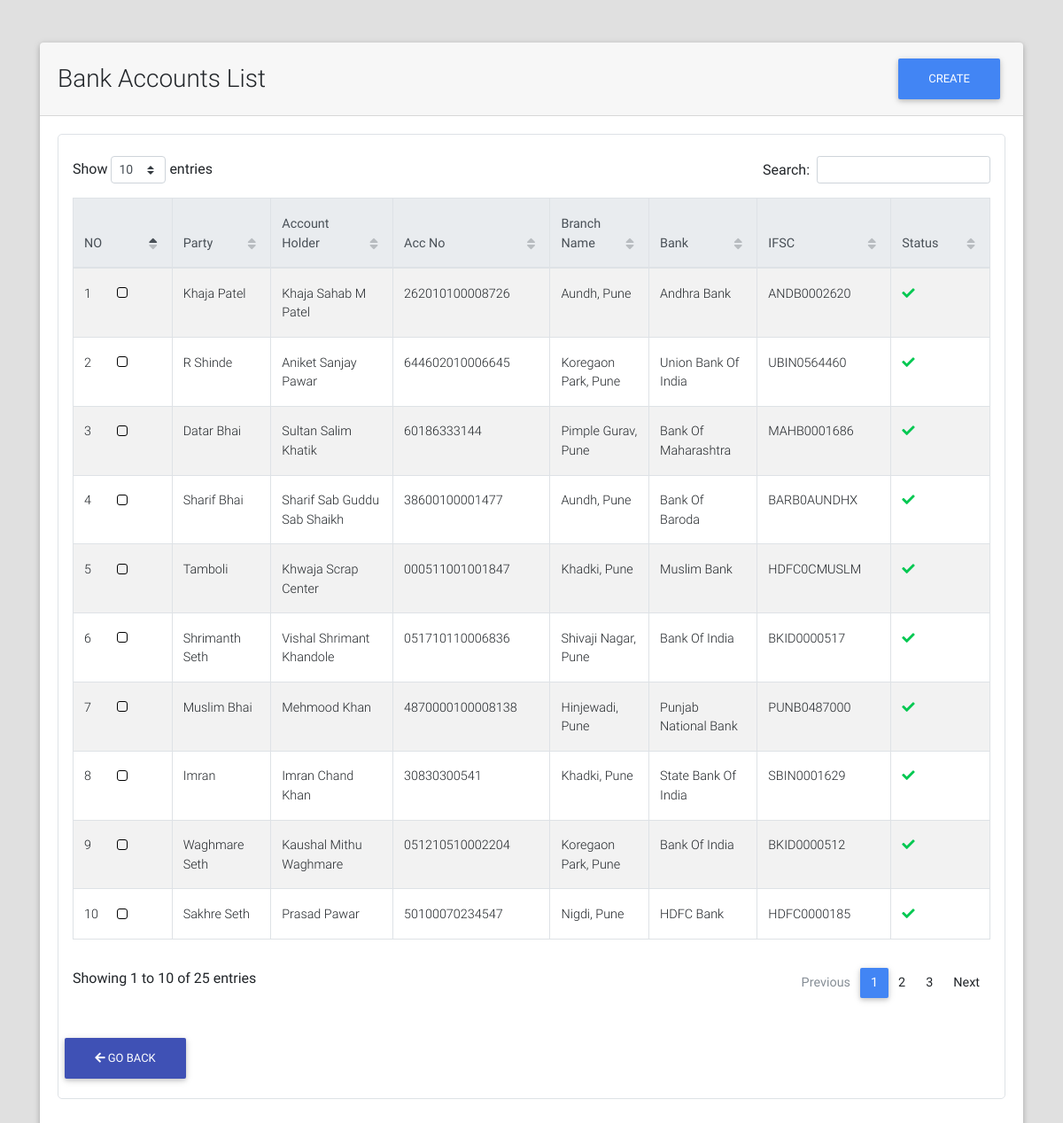
The page /bank_accounts/list/ on the database as committed earlier.
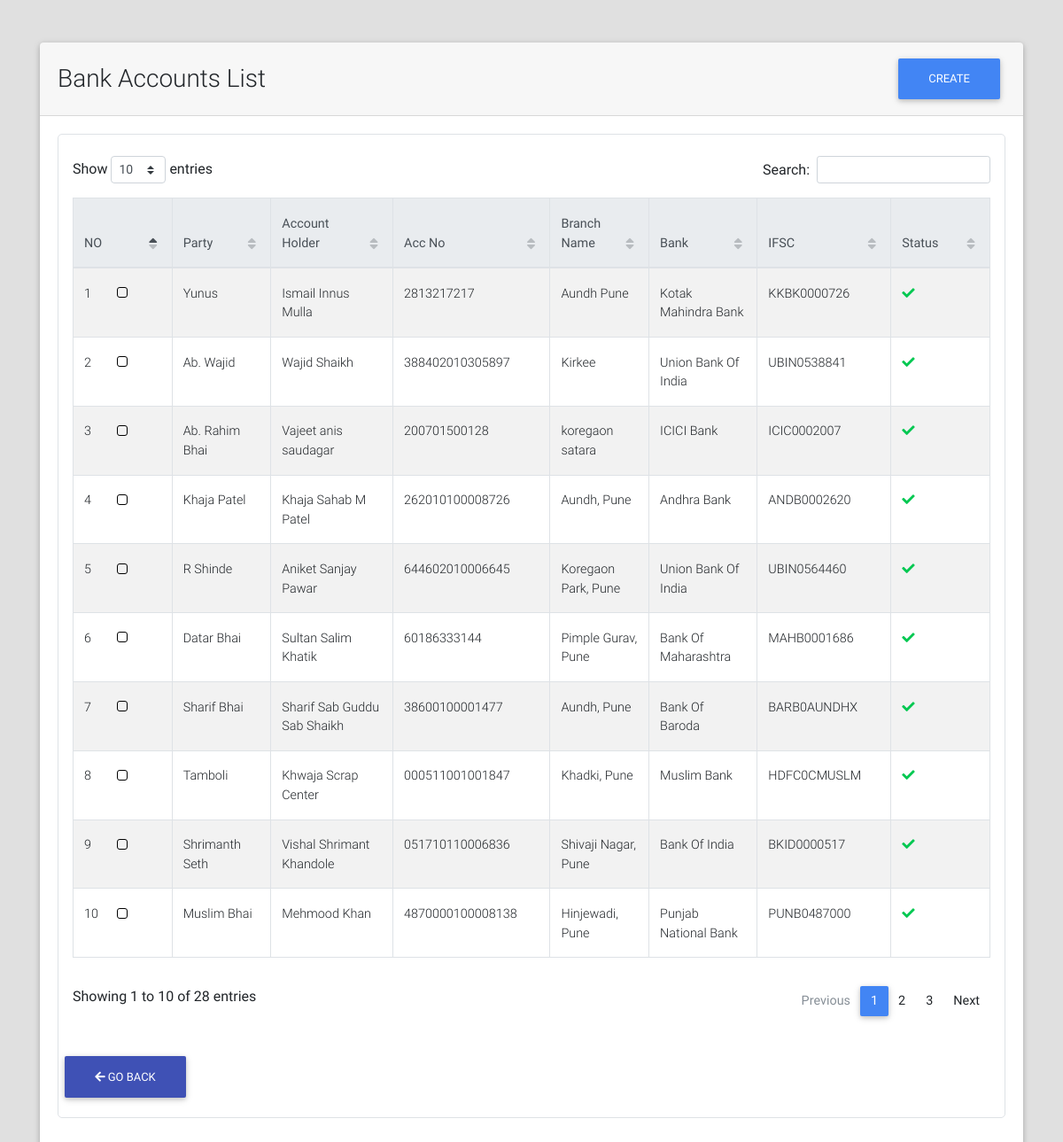
The same page on the database as committed later.
### bank_accounts/models.py (models this page shows, shortened)
class BankAccount(models.Model):
    party = models.ForeignKey("parties.Party", on_delete=models.CASCADE)
    amount_limit = models.DecimalField(max_digits=9, decimal_places=2, default=Decimal(1000000), editable=False)
    account_holder = models.CharField(max_length=128)
    acc_no = models.CharField(max_length=32)
    ifsc_code = models.CharField(max_length=11, validators=[MinLengthValidator(limit_value=11)])
    bank_name = models.CharField(max_length=64)
    branch_name = models.CharField(max_length=64, blank=True)
    is_active = models.BooleanField(default=True)

### parties/models.py (models this page shows, shortened)
class Party(models.Model):
    RATE_TYPE_CHOICES = (("GR", "Group Rate"), ("IR", "Individual Rate"))
    rate_type = models.CharField(max_length=2, choices=RATE_TYPE_CHOICES)
    rate_group = models.ForeignKey("rates.RateGroup", on_delete=models.PROTECT, blank=True, null=True)
    name = models.CharField(max_length=128)
    party_code = models.CharField(max_length=32, blank=True)
    address = models.TextField(blank=True)
    phone = models.CharField(max_length=13)
    whatsapp = models.CharField(max_length=13, blank=True)
    email = models.EmailField(blank=True, null=True)
    extra_info = models.TextField(blank=True)
    is_wallet_party = models.BooleanField(default=False)
    is_active = models.BooleanField(default=True)
    @property
    def get_display_text(self):
        return self.name
    class Meta:
        verbose_name = "Party"
        verbose_name_plural = "Parties"

### bank_accounts/views.py (the view)
class BankAccListView(ListView, LoginRequiredMixin):
    template_name = "bank_accounts/list.html"
    model = BankAccount
    context_object_name = "bank_accounts"
    ordering = "-id"

### portal/templates/bank_accounts/list.html (shortened to what this page needs)
{% extends "portal/base.html" %}
{% load crispy_forms_tags %}
{% load static %}
{% block custom_links %}
    <link href="{% static "css/addons/datatables.min.css" %}" rel="stylesheet">
    <link href="{% static "css/addons/datatables-select.min.css" %}" rel="stylesheet">
{% endblock %}
{% block content %}
    <br><br>
    <div class="container">
        <div class="card">
            <div class="card-header">
                <div class="row">
                    <div class="col-lg-9 m-auto">
                        <h3 class="m-auto">Bank Accounts List</h3>
                    </div>
                    <div class="col-lg-3">
                        <a class="float-right" href="{% url "bank_accounts:add" %}"><button class="btn btn-primary">Create</button></a>
                    </div>
                </div>
            </div>
            <div class="card-body">
                 <div class="table p-3 border" style="border-radius: 5px">
                     <table id="dt-basic-checkbox" class="table table-striped table-bordered" cellspacing="0" width="100%">
                         <thead class="thead-light">
                            <th class="th-sm">NO</th>
                            <th class="th-sm">Party</th>
                            <th class="th-sm">Account Holder</th>
                            <th class="th-sm">Acc No</th>
                            <th class="th-sm">Branch Name</th>
                            <th class="th-sm">Bank</th>
                            <th class="th-sm">IFSC</th>
                            <th class="th-sm">Status</th>
                         </thead>
                         <tbody>
                             {% if bank_accounts %}
                                 {% for bank_account in bank_accounts %}
                                     <tr>
                                        <td>{{ forloop.counter }}</td>
                                        <td>{{ bank_account.party.get_display_text }}</td>
                                        <td>{{ bank_account.account_holder }}</td>
                                        <td>{{ bank_account.acc_no }}</td>
                                        <td>{{ bank_account.branch_name }}</td>
                                        <td>{{ bank_account.bank_name }}</td>
                                        <td>{{ bank_account.ifsc_code }}</td>
                                        <td>
                                            {% if bank_account.is_active %}
                                                <i class="fa fa-check text-success"></i>
                                            {% else %}
                                                <i class="fa fa-times text-danger"></i>
                                            {% endif %}
                                        </td>
                                     </tr>
                                 {% endfor %}
                             {% else %}
                                 <span class="text-black-50 font-weight-bold">No Bank_Accounts Found</span>
                             {% endif %}
                         </tbody>
                    </table>
                    {% include "portal/goback_btn.html" %}
                 </div>
            </div>
        </div>
    </div>
{% endblock %}

Rows that differ between the two databases and show on the page:
no longer on this page (row unchanged): BankAccount: party.get_display_text "Imran", account_holder "Imran Chand Khan", acc_no "30830300541", branch_name "Khadki, Pune", bank_name "State Bank Of India", ifsc_code "SBIN0001629", is_active True (drawn)
no longer on this page (row unchanged): BankAccount: party.get_display_text "Waghmare Seth", account_holder "Kaushal Mithu Waghmare", acc_no "051210510002204", branch_name "Koregaon Park, Pune", bank_name "Bank Of India", ifsc_code "BKID0000512", is_active True (drawn)
no longer on this page (row unchanged): BankAccount: party.get_display_text "Sakhre Seth", account_holder "Prasad Pawar", acc_no "50100070234547", branch_name "Nigdi, Pune", bank_name "HDFC Bank", ifsc_code "HDFC0000185", is_active True (drawn)
added BankAccount: party.get_display_text "Yunus", account_holder "Ismail Innus Mulla", acc_no "2813217217", branch_name "Aundh Pune", bank_name "Kotak Mahindra Bank", ifsc_code "KKBK0000726", is_active True (drawn)
added BankAccount: party.get_display_text "Ab. Wajid", account_holder "Wajid Shaikh", acc_no "388402010305897", branch_name "Kirkee", bank_name "Union Bank Of India", ifsc_code "UBIN0538841", is_active True (drawn)
added BankAccount: party.get_display_text "Ab. Rahim Bhai", account_holder "Vajeet anis saudagar", acc_no "200701500128", branch_name "koregaon satara", bank_name "ICICI Bank", ifsc_code "ICIC0002007", is_active True (drawn)
Other text that changed with them:
text written by a page script: "Show entries Search: Showing 1 to 10 of 25 entries Previous 1 2 3 Next" → "Show entries Search: Showing 1 to 10 of 28 entries Previous 1 2 3 Next"
